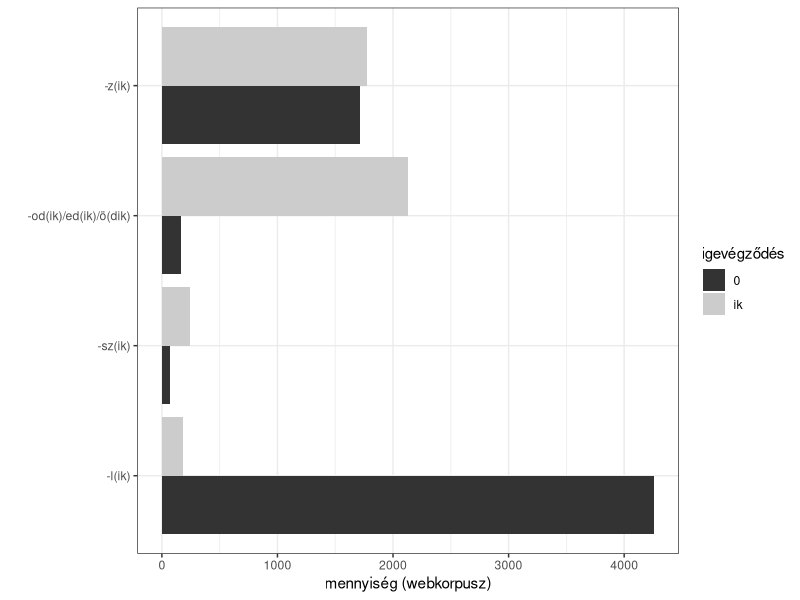
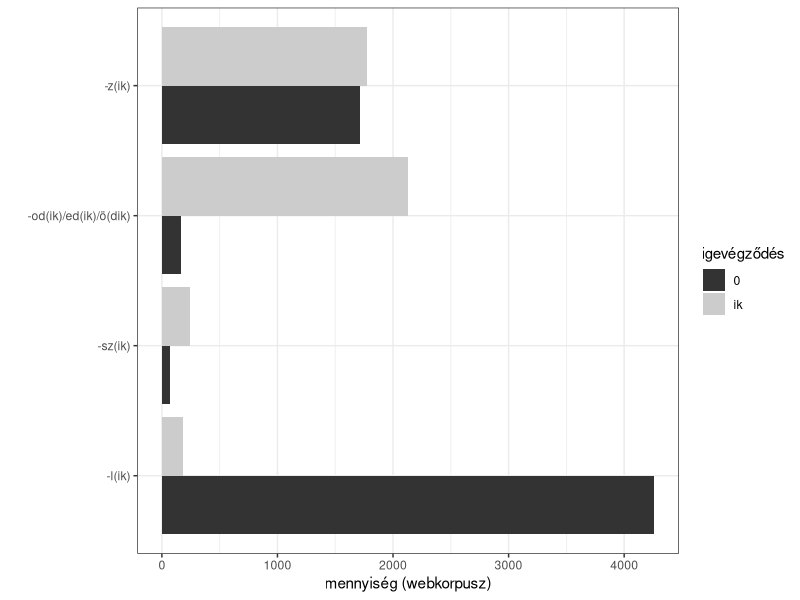

Source code (R) for these figures, in order:
# -- head -- #

setwd('~/Github/PokkRacz2027vonaglik/')

library(tidyverse)
library(patchwork)

# -- read -- #

d = read_tsv('dat/sample_counts.tsv')
all = read_tsv('dat/verbs.tsv')

# -- counts -- #

p1 = all |> 
  mutate(class = fct_relevel(class, 'l', 'sz', 'd', 'z')) |> 
  filter(!is.na(class)) |> 
  ggplot(aes(class, fill = ik)) +
  geom_bar(position = position_dodge()) +
  coord_flip() +
  scale_x_discrete(labels = c(
    l  = '-l(ik)',
    sz = '-sz(ik)',
    d  = '-od(ik)/ed(ik)/ö(dik)',
    z  = '-z(ik)'
  )) +
  scale_fill_grey(name = 'igevégződés', labels = c(`TRUE` = 'ik', `FALSE` = '0')) +
  theme_bw() +
  xlab('') +
  ylab('mennyiség (webkorpusz)')

ggsave('viz/counts.png', width = 6, height = 4, dpi = 900)
ggsave('viz/counts.pdf', width = 6, height = 4)
